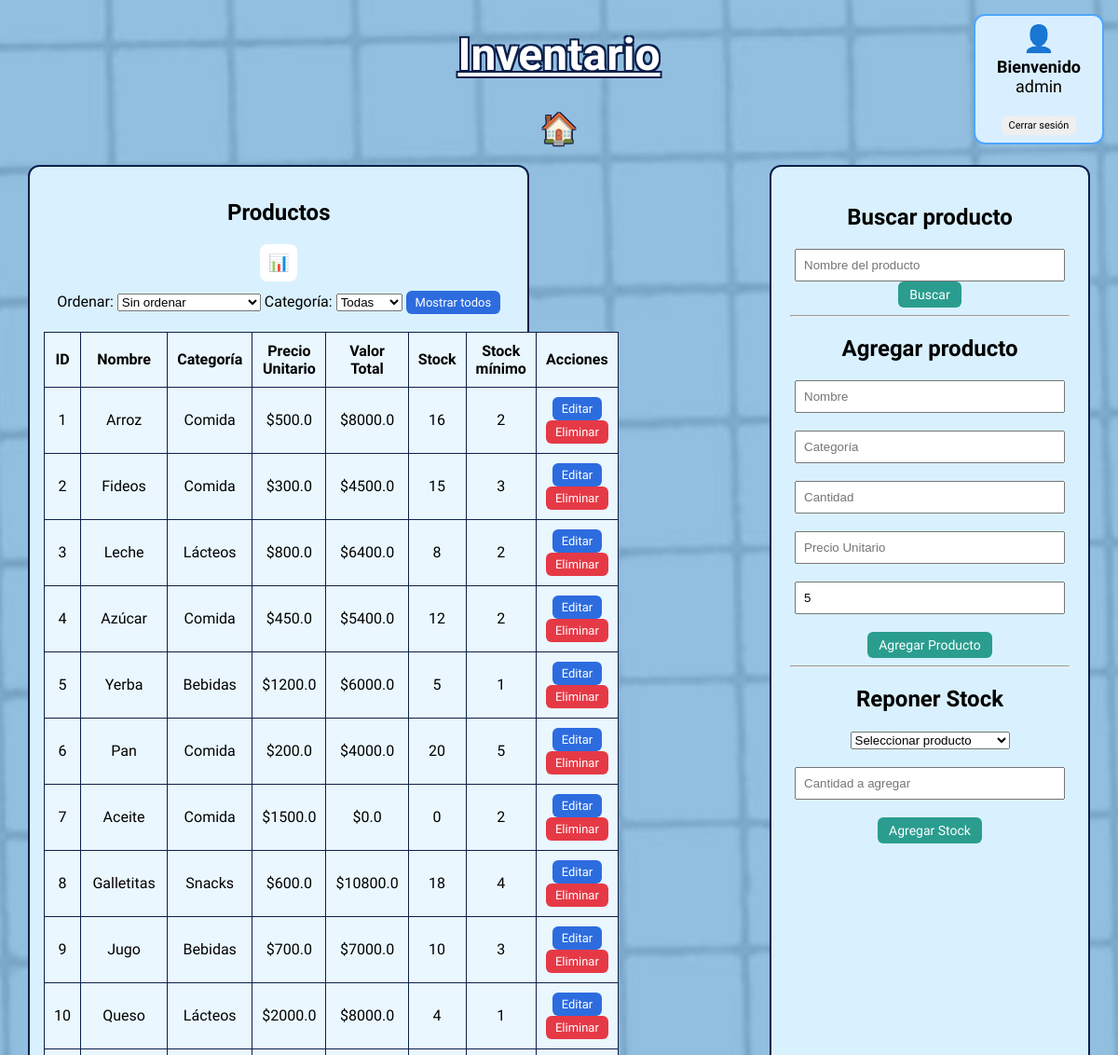
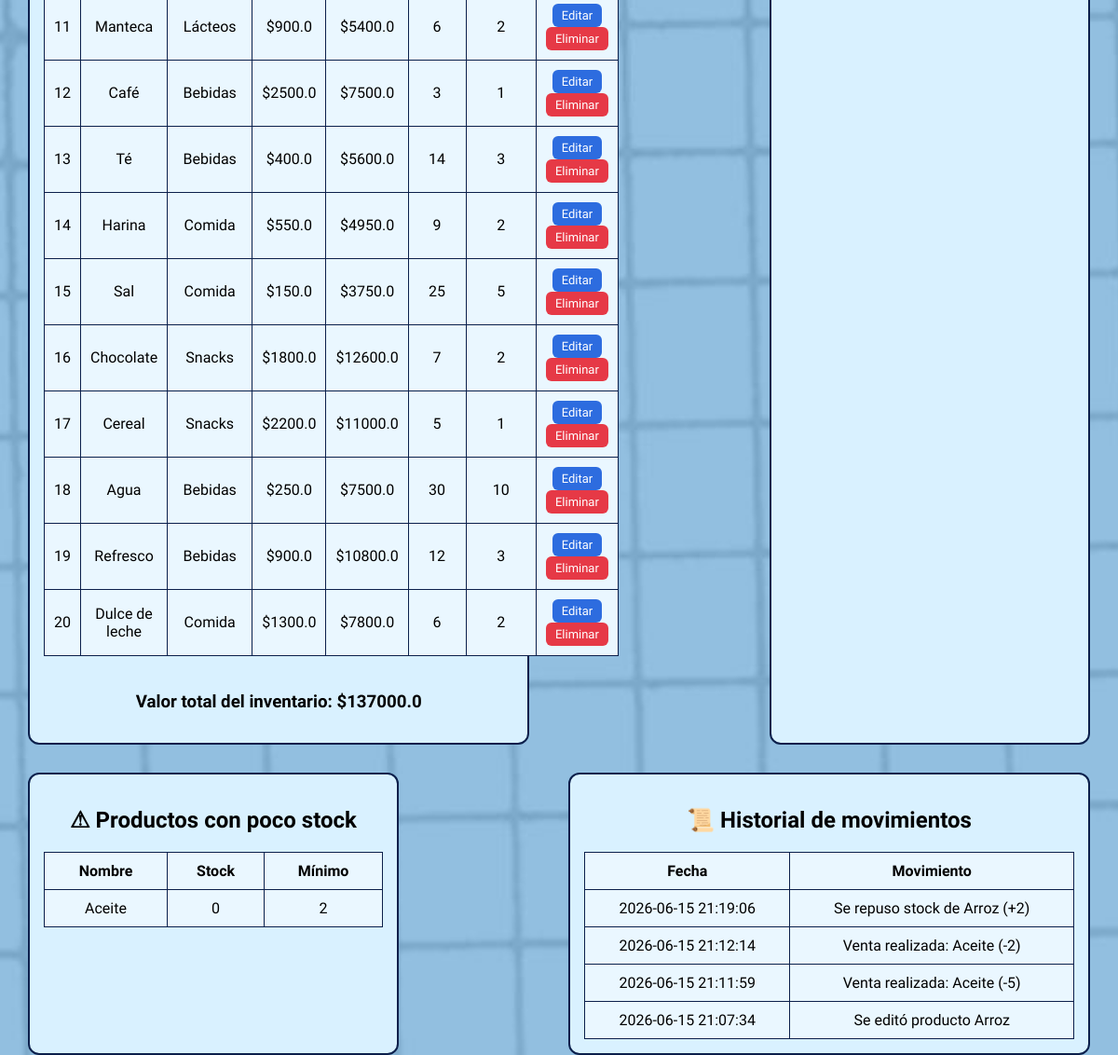
/inventario (signed in), run on an earlier commit of the app's database (2 pictures, top to bottom).
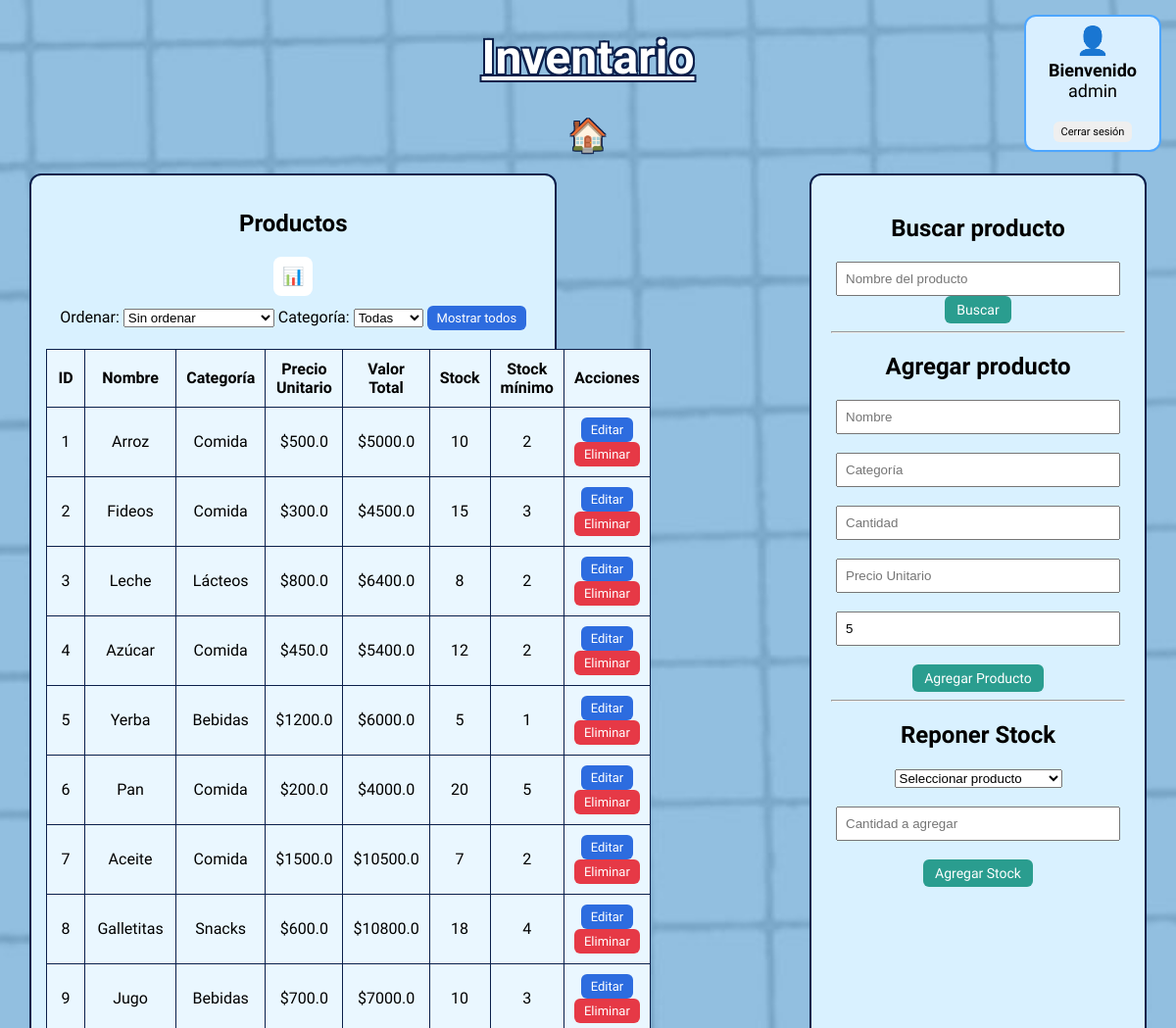
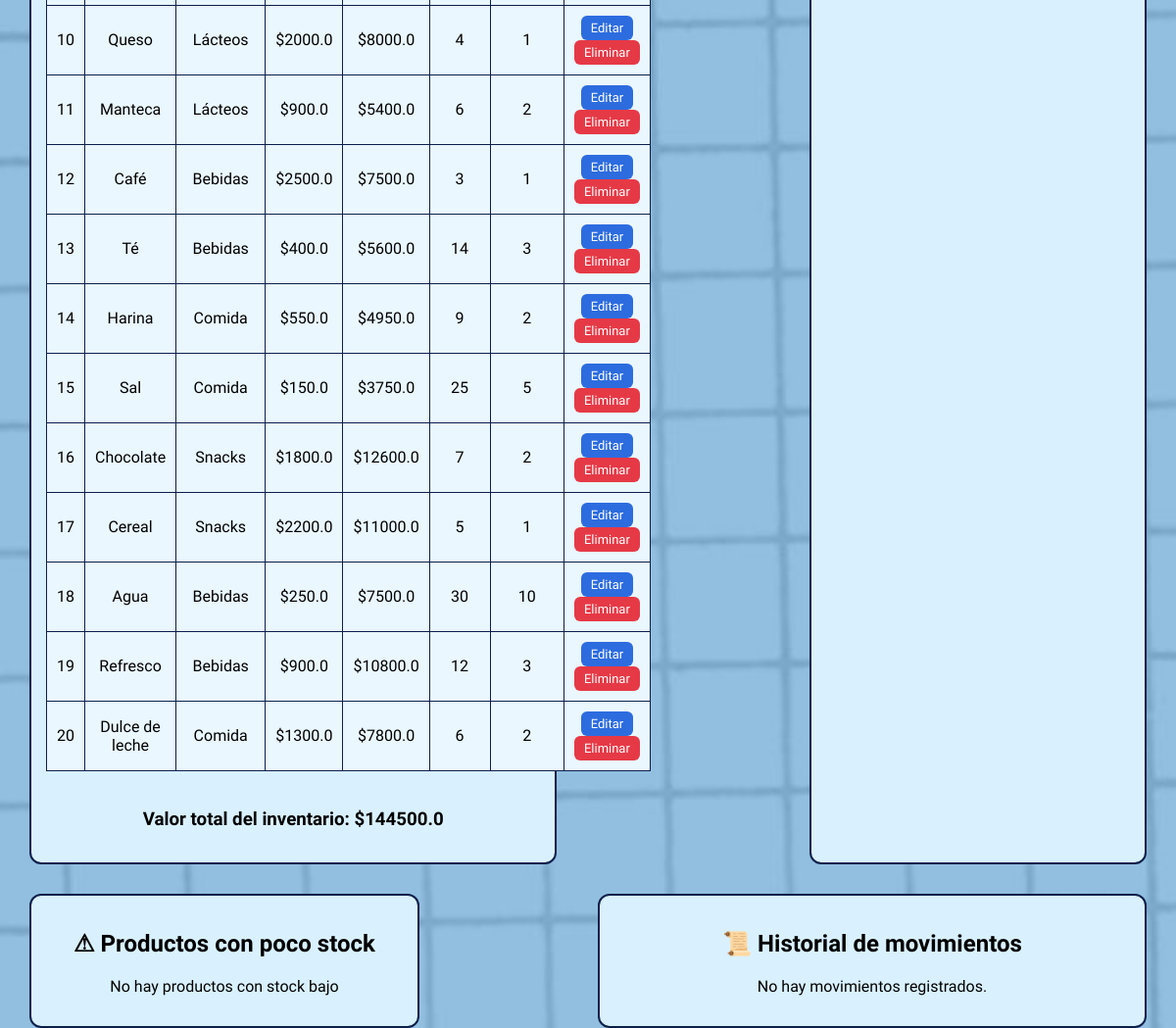
And on a later commit of the database (2 pictures, top to bottom).
### tables this page shows
CREATE TABLE productos (
    id INTEGER PRIMARY KEY AUTOINCREMENT,
    nombre TEXT NOT NULL,
    categoria TEXT NOT NULL,
    precio_unitario REAL NOT NULL,
    cantidad INTEGER NOT NULL,
    stock_minimo INTEGER NOT NULL
);

CREATE TABLE movimientos (
    id INTEGER PRIMARY KEY AUTOINCREMENT,
    descripcion TEXT NOT NULL,
    fecha TEXT DEFAULT CURRENT_TIMESTAMP
);

### app.py (the view)
@app.route("/inventario")
def pagina_inventario():
    if "usuario" not in session:
        return redirect("/login")
    nombre_busqueda = request.args.get("buscar")
    conn = conectar_db()
    cursor = conn.cursor()
    no_resultados = False
    if nombre_busqueda:
        cursor.execute("""
            SELECT * FROM productos
            WHERE LOWER(nombre) LIKE ?
        """, ('%' + nombre_busqueda.lower() + '%',))
        productos = cursor.fetchall()
        if len(productos) == 0:
            no_resultados = True
    else:
        cursor.execute("SELECT * FROM productos")
        productos = cursor.fetchall()
    cursor.execute("""
        SELECT * FROM productos
        WHERE cantidad < stock_minimo
    """)
    productos_poco_stock = cursor.fetchall()
    cursor.execute("""
        SELECT SUM(precio_unitario * cantidad) AS total
        FROM productos
    """)
    valor_total = cursor.fetchone()["total"] or 0
    cursor.execute("""
        SELECT * FROM movimientos
        ORDER BY id DESC
        LIMIT 10
    """)
    movimientos = cursor.fetchall()
    cursor.execute("""
        SELECT DISTINCT categoria
        FROM productos
        ORDER BY categoria
    """)
    categorias = cursor.fetchall()
    conn.close()
    return render_template(
        "inventario.html",
        productos=productos,
        productos_poco_stock=productos_poco_stock,
        valor_total=valor_total,
        movimientos=movimientos,
        categorias=categorias,
        no_resultados=no_resultados
    )

### app.py (called while the page is built)
def conectar_db():
    conn = sqlite3.connect("inventario.db")
    conn.row_factory = sqlite3.Row
    return conn

### templates/inventario.html (shortened to what this page needs)
<!DOCTYPE html>
<html lang="es">
<head>
    <link rel="stylesheet"
          href="{{ url_for('static', filename='css/style.css') }}">
</head>
<body class="inventario">
    <div class="usuario-info">
        <div class="usuario-icono">
            👤
        </div>
        <div class="usuario-texto">
            <strong>Bienvenido</strong>
            <br>
            {{ session["usuario"] }}
        </div>
        <br>
        <a href="/logout">
            <button class="btn-logout">
                Cerrar sesión
            </button>
        </a>
    </div>
    <h1 class="titulo">Inventario</h1>
    <a href="/" class="home-link">🏠</a>
    <div class="contenedor-principal">
        <div class="tabla-productos">
            <h2>Productos</h2>
            <div style="margin-bottom: 10px;">
                <a href="/exportar-excel"
                   class="btn-exportar"
                   title="Exportar a Excel"
                   aria-label="Exportar a Excel">
                    📊
                </a>
            </div>
            <div class="filtros">
                <label>Ordenar:</label>
                <select id="ordenar" onchange="aplicarFiltros()">
                    <option value="">Sin ordenar</option>
                </select>
                <label>Categoría:</label>
                <select id="categoria" onchange="aplicarFiltros()">
                    <option value="">Todas</option>
                </select>
                <a href="/inventario">
                    <button type="button">
                        Mostrar todos
                    </button>
                </a>
            </div>
            <br>
            <table border="1" id="tablaProductos">
                <tr>
                    <th>ID</th>
                    <th>Nombre</th>
                    <th>Categoría</th>
                    <th>Precio Unitario</th>
                    <th>Valor Total</th>
                    <th>Stock</th>
                    <th>Stock mínimo</th>
                    <th>Acciones</th>
                </tr>
                {% for producto in productos %}
                <tr>
                    <td>{{ producto["id"] }}</td>
                    <td>{{ producto["nombre"] }}</td>
                    <td>{{ producto["categoria"] }}</td>
                    <td>${{ producto["precio_unitario"] }}</td>
                    <td>${{ producto["precio_unitario"] * producto["cantidad"] }}</td>
                    <td>{{ producto["cantidad"] }}</td>
                    <td>{{ producto["stock_minimo"] }}</td>
                    <td>
                        <button type="button"
                                class="btn-editar"
                                data-id="{{ producto['id'] }}"
                                data-nombre="{{ producto['nombre'] }}"
                                data-categoria="{{ producto['categoria'] }}"
                                data-precio="{{ producto['precio_unitario'] }}"
                                data-cantidad="{{ producto['cantidad'] }}">
                            Editar
                        </button>
                        <form action="/eliminar_producto/{{ producto['id'] }}"
                              method="POST"
                              style="display:inline;">
                            <button type="submit"
                                    onclick="return confirm('¿Seguro que querés eliminar este producto?')">
                                Eliminar
                            </button>
                        </form>
                    </td>
                </tr>
                {% endfor %}
            </table>
            <br>
            <h3>
                Valor total del inventario:
                ${{ valor_total }}
            </h3>
        </div>
        <div class="panel-lateral">
            <h2>Buscar producto</h2>
            <form method="GET" action="/inventario">
                <input type="text"
                       name="buscar"
                       placeholder="Nombre del producto">
                <button type="submit">Buscar</button>
            </form>
            <hr>
            <h2>Agregar producto</h2>
            <form method="POST" action="/agregar-producto">
                <input type="text" name="nombre" placeholder="Nombre" required>
                <br><br>
                <input type="text" name="categoria" placeholder="Categoría" required>
                <br><br>
                <input type="number" name="cantidad" placeholder="Cantidad" required>
                <br><br>
                <input type="number" step="0.01" name="precio_unitario" placeholder="Precio Unitario" required>
                <br><br>
                <input type="number" name="stock_minimo" placeholder="Stock mínimo" value="5" required>
                <br><br>
                <button type="submit">Agregar Producto</button>
            </form>
            <hr>
            <h2>Reponer Stock</h2>
            <form method="POST" action="/agregar-stock">
                <select name="producto_id" required>
                    <option value="">Seleccionar producto</option>
                </select>
                <br><br>
                <input type="number"
                       name="cantidad"
                       min="1"
                       placeholder="Cantidad a agregar"
                       required>
                <br><br>
                <button type="submit">
                    Agregar Stock
                </button>
            </form>
        </div>
    </div>
    <div class="footer-inventario">
        <div class="stock-bajo">
            <h2>⚠ Productos con poco stock</h2>
            {% if productos_poco_stock|length == 0 %}
                <p>No hay productos con stock bajo</p>
            {% else %}
                <table border="1">
                    <tr>
                        <th>Nombre</th>
                        <th>Stock</th>
                        <th>Mínimo</th>
                    </tr>
                    {% for producto in productos_poco_stock %}
                    <tr>
                        <td>{{ producto["nombre"] }}</td>
                        <td>{{ producto["cantidad"] }}</td>
                        <td>{{ producto["stock_minimo"] }}</td>
                    </tr>
                    {% endfor %}
                </table>
            {% endif %}
        </div>
        <div class="historial">
            <h2>📜 Historial de movimientos</h2>
            {% if movimientos|length == 0 %}
                <p>No hay movimientos registrados.</p>
            {% else %}
                <table border="1">
                    <tr>
                        <th>Fecha</th>
                        <th>Movimiento</th>
                    </tr>
                    {% for movimiento in movimientos %}
                    <tr>
                        <td>{{ movimiento["fecha"] }}</td>
                        <td>{{ movimiento["descripcion"] }}</td>
                    </tr>
                    {% endfor %}
                </table>
            {% endif %}
        </div>
    </div>
</body>
</html>

### static/css/style.css (style rules this page uses)
body { margin: 0; min-height: 100vh; display: flex; flex-direction: column; align-items: center; text-align: center; background-color: #f5f5f5; font-family: 'Dancing Script', sans-serif; justify-content: flex-start; }
h1 { margin-top: 120px; font-size: 65px; color: white; text-decoration: underline; text-shadow: -2px -2px 0 #0b1f4b, 2px -2px 0 #0b1f4b, -2px 2px 0 #0b1f4b, 2px 2px 0 #0b1f4b, 0px 0px 6px #0b1f4b; }
.titulo { text-align: center; font-size: 48px; margin-top: 30px; color: white; text-shadow: -2px -2px 0 #0b1f4b, 2px -2px 0 #0b1f4b, -2px 2px 0 #0b1f4b, 2px 2px 0 #0b1f4b; }
.tabla-productos, .stock-bajo { width: 65%; background-color: #d9f1ff; border: 2px solid #0b1f4b; border-radius: 12px; padding: 15px; }
.tabla-productos table, .stock-bajo table { width: 100%; border-collapse: collapse; background-color: #eaf7ff; }
.tabla-productos th, .tabla-productos td, .stock-bajo th, .stock-bajo td { border: 1px solid #0b1f4b; padding: 10px; text-align: center; }
.panel-lateral { width: 300px; padding: 20px; border: 2px solid #0b1f4b; border-radius: 12px; background-color: #d9f1ff; }
.panel-lateral input { width: 90%; padding: 8px; }
button { border: none; padding: 5px 10px; border-radius: 6px; cursor: pointer; font-family: 'Dancing Script', sans-serif; font-size: 14px; transition: 0.2s; }
button[type="button"] { background-color: #2d6cdf; color: white; font-size: 13px; padding: 5px 10px; }
form button { background-color: #e63946; color: white; font-size: 13px; padding: 5px 10px; }
.panel-lateral form button { width: auto; padding: 6px 12px; font-size: 14px; background-color: #2a9d8f; color: white; }
.home-link { font-size: 32px; text-decoration: none; color: white; text-shadow: -1px -1px 0 #0b1f4b, 1px -1px 0 #0b1f4b, -1px 1px 0 #0b1f4b, 1px 1px 0 #0b1f4b; }
.inventario { background-image: url("/static/img/fondo2.jpg"); background-size: cover; background-position: center; background-repeat: no-repeat; min-height: 100vh; margin: 0; }
.historial { background-color: #d9f1ff; border: 2px solid #0b1f4b; border-radius: 12px; padding: 15px; margin: 0; }
.contenedor-principal { display: grid; grid-template-columns: 3fr 1fr; gap: 20px; width: 95%; margin-top: 20px; }
.footer-inventario { display: grid; grid-template-columns: 1fr 1fr; gap: 20px; width: 95%; margin-top: 30px; }
.usuario-info { position: fixed; top: 15px; right: 15px; width: 120px; text-align: center; border: 2px solid #4da6ff; border-radius: 12px; padding: 8px; background-color: #d9efff; color: black; font-size: 13px; font-family: 'Dancing Script', cursive; }
.usuario-icono { font-size: 28px; margin-bottom: 3px; }
.usuario-texto { margin-bottom: 6px; font-size: 18px; }
.btn-logout { padding: 4px 8px; font-size: 11px; cursor: pointer; }
.btn-exportar { display: inline-flex; align-items: center; justify-content: center; width: 40px; height: 40px; background: #ffffff; color: white; border-radius: 8px; text-decoration: none; font-size: 18px; transition: 0.2s; }

What changed in the data, as far as the page shows it:
no longer on one of the page's lists (row edited): productos: nombre "Aceite", cantidad "0", stock_minimo "2"
removed movimientos: fecha "2026-06-15 21:19:06", descripcion "Se repuso stock de Arroz (+2)"
removed movimientos: fecha "2026-06-15 21:12:14", descripcion "Venta realizada: Aceite (-2)"
removed movimientos: fecha "2026-06-15 21:11:59", descripcion "Venta realizada: Aceite (-5)"
removed movimientos: fecha "2026-06-15 21:07:34", descripcion "Se editó producto Arroz"
changed productos "Arroz": producto['precio_unitario']*producto['cantidad'] "8000.0" → "5000.0"; cantidad "16" → "10"
changed productos "Aceite": producto['precio_unitario']*producto['cantidad'] "0.0" → "10500.0"; cantidad "0" → "7"
Also different on the page:
{{ valor_total }}: "137000.0" → "144500.0"
text no longer shown: "Nombre Stock Mínimo Fecha Movimiento"
text now shown: "No hay productos con stock bajo No hay movimientos registrados."
